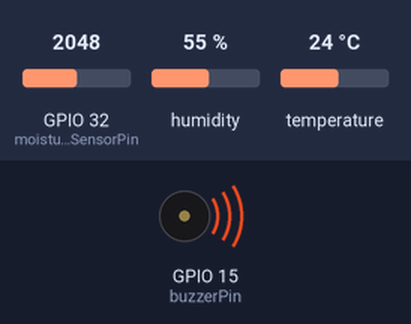
This sketch was run on a simulated ESP32. Parts: buzzer (waves = sounding, pin HIGH). The inputs (shaded band) are chosen by the test bench; at power-on: GPIO 32 (moistureSensorPin) = 2048, humidity 55 %, temperature 24 °C. WiFi joins after 1.5 s; servers stay silent unless stated; uploads are accepted with an empty reply; EEPROM starts erased; what the sketch prints to the serial monitor is not drawn.

Above: at 1.6 s.
At 2.1 s:
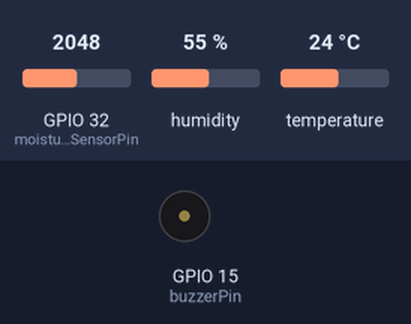
Timing chart, 0 to 3.6 s (numbered marks = the images above):
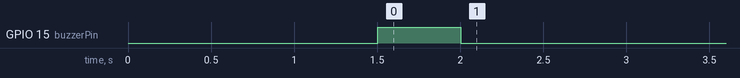

The sketch:

version5.ino
```cpp
#include <WiFi.h>
#include <HTTPClient.h>
#include <Preferences.h>
#include <DHT.h>
#include <NTPClient.h>
#include <WiFiUdp.h>

// Wi-Fi credentials
Preferences preferences;
const char* defaultSSID = "A";
const char* defaultPassword = "ayushgoswami7";

// Google Sheets script URL
const String API_KEY = "sWs3PQl051D7WtKBYSzpdQV591YZEErV";
const String DEVICE_ID = "device_1";
const char* googleScriptUrl = "https://script.google.com/macros/s/AKfycbzoO_SOCkgTWcRVDM7_ThDG_eycGDlhuo1HPiPf3dfIbadwagZb8D8ltpmMWCrAXpwH7g/exec";

// Soil moisture sensor pin
const int moistureSensorPin = 32;

// NTP Client for timekeeping
WiFiUDP ntpUDP;
NTPClient timeClient(ntpUDP, "pool.ntp.org");

// DHT sensor
#define DHTPIN 4
#define DHTTYPE DHT11
DHT dht(DHTPIN, DHTTYPE);

// Buzzer pin
const int buzzerPin = 15;

void setup() {
  Serial.begin(115200);
  pinMode(moistureSensorPin, INPUT);
  pinMode(buzzerPin, OUTPUT);

  // Initialize DHT sensor
  dht.begin();

  // Initialize Preferences
  preferences.begin("WiFiCreds", false);

  // Load Wi-Fi credentials
  String savedSSID = preferences.getString("ssid", defaultSSID);
  String savedPassword = preferences.getString("password", defaultPassword);

  // Connect to Wi-Fi
  connectToWiFi(savedSSID.c_str(), savedPassword.c_str());

  // Initialize NTP Client
  timeClient.begin();
  timeClient.setTimeOffset(19800); // GMT+5:30 for IST
}

void loop() {
  if (WiFi.status() == WL_CONNECTED) {
    // Take sensor readings
    int moistureValue = analogRead(moistureSensorPin);
    float humidity = dht.readHumidity();
    float temperature = dht.readTemperature();

    // Check if DHT readings are valid
    if (!isnan(humidity) && !isnan(temperature)) {
      Serial.print("Humidity: ");
      Serial.print(humidity);
      Serial.print(" %\t");
      Serial.print("Temperature: ");
      Serial.print(temperature);
      Serial.println(" *C");

      // Log data to Google Sheets
      sendDataToGoogleScript(moistureValue, temperature, humidity);
    } else {
      Serial.println("Failed to read from DHT sensor!");
    }
  }
}

void connectToWiFi(const char* ssid, const char* password) {
  Serial.print("Connecting to Wi-Fi");
  WiFi.begin(ssid, password);
  int attempts = 0;

  while (WiFi.status() != WL_CONNECTED && attempts < 20) {
    delay(500);
    Serial.print(".");
    attempts++;
  }

  if (WiFi.status() == WL_CONNECTED) {
    Serial.println("\nConnected to Wi-Fi.");
    triggerBuzzer();
  } else {
    Serial.println("\nFailed to connect to Wi-Fi.");
  }
}

void triggerBuzzer() {
  digitalWrite(buzzerPin, HIGH);
  delay(500);
  digitalWrite(buzzerPin, LOW);
}

void sendDataToGoogleScript(int moistureValue, float temperature, float humidity) {
  if (WiFi.status() == WL_CONNECTED) {
    HTTPClient http;
    String url = String(googleScriptUrl) +
                 "?api_key=" + API_KEY +
                 "&device_id=" + DEVICE_ID +
                 "&moisture=" + String(moistureValue) +
                 "&temperature=" + String(temperature) +
                 "&humidity=" + String(humidity);
    http.begin(url);

    int httpResponseCode = http.GET();
    if (httpResponseCode > 0) {
      Serial.print("Google Script response: ");
      Serial.println(http.getString());
    } else {
      Serial.print("Error sending data to Google Sheets: ");
      Serial.println(httpResponseCode);
    }
    http.end();
  } else {
    Serial.println("Wi-Fi not connected");
  }
}
```
